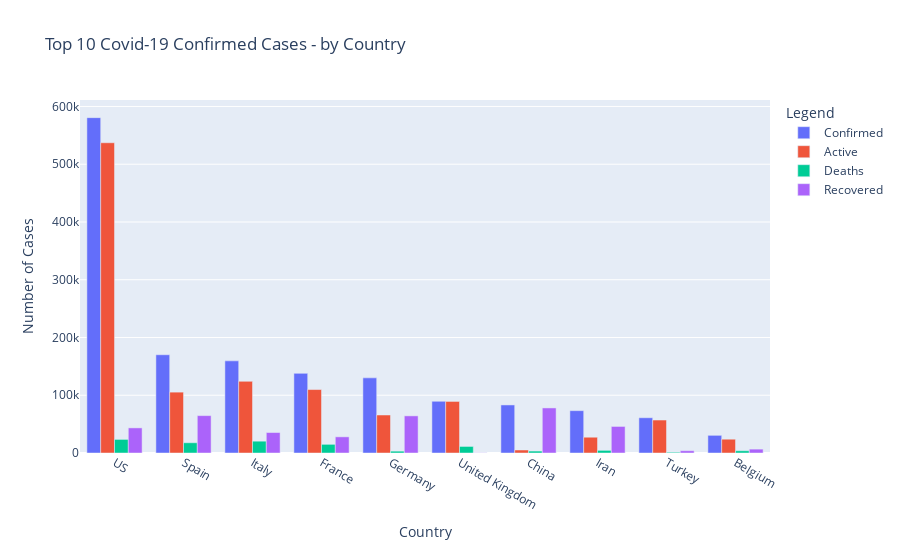

The notebook cell saved with this chart:
### Markdown cell above
Now, lets visualize this data by creating a grouped bar chart by top 10 countries with confirmed cases

### Code cell
# Create plotly grouped bar chart

fig1 = go.Figure(data=[
    go.Bar(name='Confirmed', x=t10c['Country/Region'], y=t10c['Confirmed'])
    ,go.Bar(name='Active', x=t10c['Country/Region'], y=t10c['Active'])
    ,go.Bar(name='Deaths', x=t10c['Country/Region'], y=t10c['Deaths'])
    ,go.Bar(name='Recovered', x=t10c['Country/Region'], y=t10c['Recovered'])  
])

# Change the bar mode
fig1.update_layout(barmode='group'
                  ,showlegend=True
                  ,title = 'Top 10 Covid-19 Confirmed Cases - by Country'
                  ,legend_title='Legend'
                  ,xaxis_title = 'Country'
                  ,yaxis_title = 'Number of Cases'
                  ,height=550
                  ,width=900
                 )
fig1.show()

### Figure 1 — Plotly figure (JSON) as saved in the notebook; plotly's stock layout.template omitted (floating-point values rounded to 4 significant figures)
{"data": [{"name": "Confirmed", "type": "bar", "x": ["US", "Spain", "Italy", "France", "Germany", "United Kingdom", "China", "Iran", "Turkey", "Belgium"], "y": [580619, 170099, 159516, 137875, 130072, 89570, 83213, 73303, 61049, 30589]}, {"name": "Active", "type": "bar", "x": ["US", "Spain", "Italy", "France", "Germany", "United Kingdom", "China", "Iran", "Turkey", "Belgium"], "y": [537137, 105372, 124081, 109874, 65772, 89266, 5174, 27320, 57092, 23882]}, {"name": "Deaths", "type": "bar", "x": ["US", "Spain", "Italy", "France", "Germany", "United Kingdom", "China", "Iran", "Turkey", "Belgium"], "y": [23529, 17756, 20465, 14986, 3194, 11347, 3345, 4585, 1296, 3903]}, {"name": "Recovered", "type": "bar", "x": ["US", "Spain", "Italy", "France", "Germany", "United Kingdom", "China", "Iran", "Turkey", "Belgium"], "y": [43482, 64727, 35435, 28001, 64300, 304, 78039, 45983, 3957, 6707]}], "layout": {"barmode": "group", "height": 550, "legend": {"title": {"text": "Legend"}}, "showlegend": true, "title": {"text": "Top 10 Covid-19 Confirmed Cases - by Country"}, "width": 900, "xaxis": {"autorange": true, "range": [-0.5, 9.5], "title": {"text": "Country"}, "type": "category"}, "yaxis": {"autorange": true, "range": [0, 611200.0], "title": {"text": "Number of Cases"}, "type": "linear"}}}
